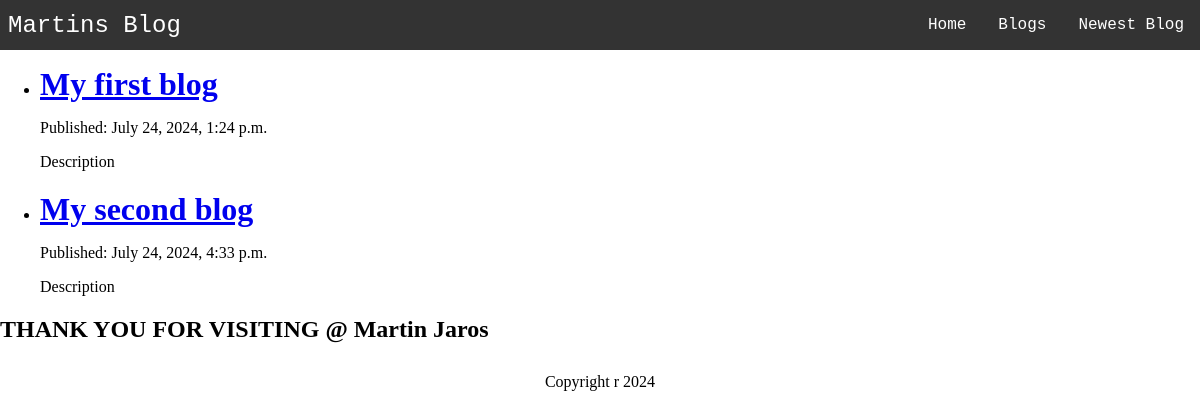
The page /blog/blogs/ on the database as committed earlier.
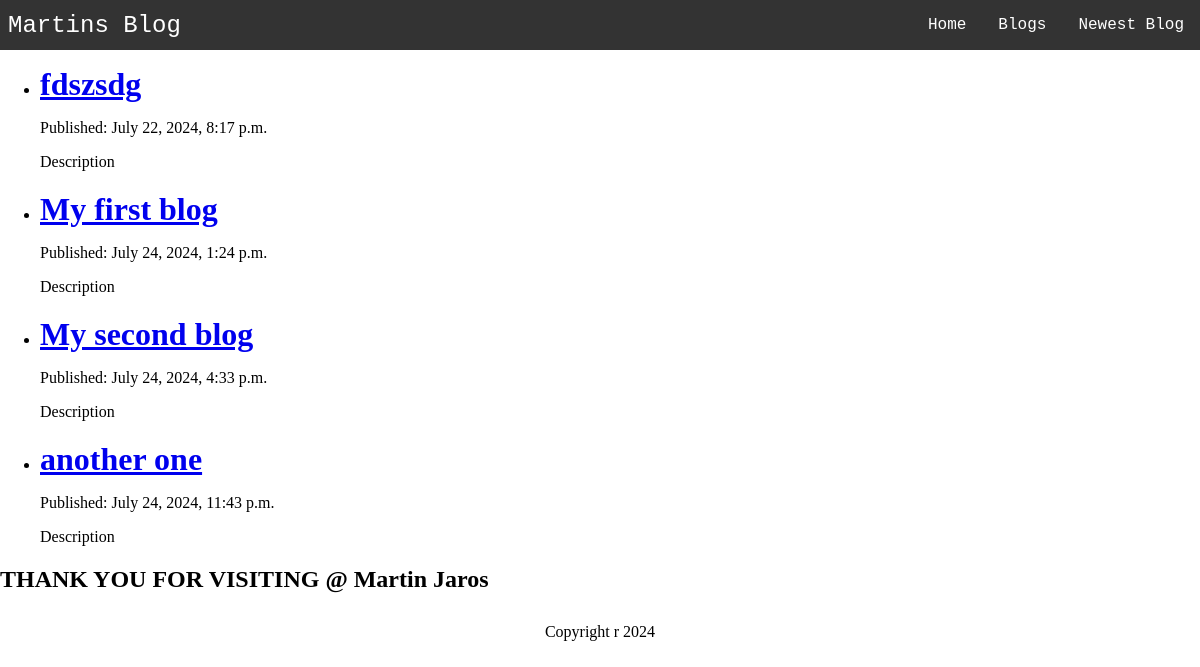
The same page on the database as committed later.
### blog/models.py (models this page shows, shortened)
class Blogpost(models.Model):
    blog_heading = models.CharField(max_length=200)
    blog_text = models.TextField(max_length=20000, default="Text")
    pub_date = models.DateTimeField("date published")
    description = models.CharField(max_length=200, default="Description")

### blog/views.py (the view)
# urls.py: path("blogs/",views.BlogListView.as_view(), name="blog_list"),
class BlogListView(generic.ListView):
    template_name = "blog/blog_list.html"
    context_object_name = "blog_post_list"
    def get_queryset(self):
        return Blogpost.objects.order_by("pub_date")

### blog/templates/blog/blog_list.html
{% extends 'blog/base.html' %}
{% block content %}
{% if blog_post_list %}
<ul class="BlogListPage_list">
    {% for post in blog_post_list %}
    <li>
      <h1 class="BlogListPage_heading"><a href="{% url 'blog:blogpost' post.id %}">{{post.blog_heading}}</a></h1>
      <p class="BlogListPage_published">Published: {{post.pub_date}}</p>
      <p class="BlogListPage_description">{{post.description}}</p>
    </li>
    {% endfor %}
</ul>
{% else %}
    <h1>No blog posts are available.</h1>
{% endif %}
{% endblock %}

Rows that differ between the two databases and show on the page:
added Blogpost: blog_heading "fdszsdg", pub_date "July 22, 2024, 8:17 p.m.", description "Description"
added Blogpost: blog_heading "another one", pub_date "July 24, 2024, 11:43 p.m.", description "Description"
